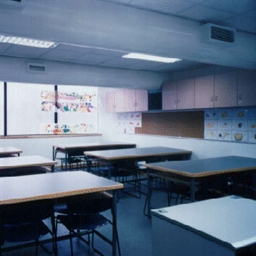
#> input picture Assignment03/test_cases_and_images/Dataset/0/10.png, 256 x 256 px, given in place of , which was not available
$ python 11395579.py
#> lines starting #> are read from the running program, lines starting #| are printed output that depends on the picture; pictures that were not available may be replaced by others from this repository, and a replacement may not be noted
"""
    Nome: Andre Guarnier De Mitri
    nUSP: 11395579
    Disciplina: SCC0251
    Ano: 2023-01
    Turma: 2023101
    Assignment 03: Image Descriptors
"""
import numpy as np
import imageio
from scipy.ndimage import convolve

def luminance(X):
    """
    Transforms a list of RGB images into a list of Gray-Scale images

    :param np.ndarray X: A list of images with RGB
    :return np.ndarray X_new: A list of images with in Gray Scale
    """
    X_new = [] # The new image list
    for image in X: # For each image of the X list
        image = np.array(image, copy=True).astype(float)
        new_img = np.zeros((image.shape[0], image.shape[1]))
        new_img = np.floor(0.299*image[:, :, 0]+ 0.587*image[:, :, 1] + 0.114*image[:, :, 2])
        X_new.append(new_img)
    return X_new

def HoG_descriptor(X):
    """
    Histogram of Oriented Gradients, this descriptor is a good way of capturing how
    the textures in an image are “arranged” by looking at the angle of the gradients.

    :param np.ndarray X: A list of images in Gray Scale
    :return np.ndarray dg: A list magnitutes accumulated in bins accoring to the gradient and the angle
    """
    Wsx = np.array([[-1,-2,-1],[0,0,0],[1,2,1]]) # Gradient in X
    Wsy = np.array([[-1,0,1],[-2,0,2],[-1,0,1]]) # Gradient in Y
    dg_list = [] # List of all dg calcultated from each image
    for image in X: # For each image of the X list
        image = np.array(image, copy=True).astype(float)
        gx = convolve(image, Wsx) # getting the gradient in x
        gy = convolve(image, Wsy) # getting the gradient in Y
        P, Q = gx.shape
        M = np.sqrt(gx**2 + gy**2)/(np.sqrt(gx**2 + gy**2).sum()) #Magnitute
        phi = np.ndarray([P, Q]) # Angle
        phi = np.arctan(gy/gx)
        phi = np.degrees(phi+(np.pi/2))
        phi_d = np.array(phi//20) # Creating the bins
        dg = np.zeros(9)
        for x in range(P):
            for y in range(Q):
                for i in range(9):
                    if(phi_d[x,y] == i):
                        dg[i] += M[x,y] # Accumulating in the bins
        dg_list.append(dg)
    return dg_list

def euclidian_distance_list(dg_list_X, dg_list_Xtest):
    """
    Calculates the Euclidian Distance for all the images in the list

    :param np.ndarray dg_list_X: A list of the Trainning images processed by the HoG Descriptor
    :param np.ndarray dg_list_Xtest: A list of the Testing images processed by the HoG Descriptor
    :return np.ndarray dg: A list of the euclidian distance between the Trainning and Testing images after being processed by the HoG Descriptor
    """
    list_size = len(dg_list_X)
    D_X_list = []
    D_dga_dgb = np.zeros(list_size)
    for dg_a in dg_list_Xtest:
        i = 0
        for dg_b in dg_list_X:
            D_dga_dgb[i] = np.sqrt(np.sum((dg_a-dg_b)**2)) # Gets distance between 2 images
            i = i+1
        D_X_list.append(D_dga_dgb)
        D_dga_dgb = np.zeros(list_size) # Resetting the matrix
    return D_X_list

def KNN(dg_list_X1, dg_list_X2, dg_list_Xtest, k=3):
    """
    Calculates the Nearest Neighboor between the Testing images and the Trainning images

    :param np.ndarray dg_list_X1: A list of the Trainning images  without humans processed by the HoG Descriptor
    :param np.ndarray dg_list_X2: A list of the Trainning images with humans processed by the HoG Descriptor
    :param np.ndarray dg_list_Xtest: A list of the Testing images processed by the HoG Descriptor
    :return np.ndarray dg: A list classifying the each Test image as 1 (has humans) or 0 (doesnt have humans)
    """

    # Euclidian distance between Train and Test
    D_X1_list = euclidian_distance_list(dg_list_X1, dg_list_Xtest)
    D_X2_list = euclidian_distance_list(dg_list_X2, dg_list_Xtest)

    # Nearest Neighboor
    vote_list = [] # A list for the final result
    d_x_size = len(D_X1_list)
    for i in range(d_x_size):
        smallest_X1 = sorted(D_X1_list[i])[:k-1] # k-1 Smallest values in X1
        smallest_X2 = sorted(D_X2_list[i])[:k-1] # k-1 Smallest values in X2
        minimum = sorted(smallest_X1 + smallest_X2)[:3] # Smallest value by a list composed of both X1 and X2
        votes = 0
        for x in range(k):
            for y in range(k-1):
                if (minimum[x] == smallest_X1[y]): # If it belongs to the X1 class, it gets a vote
                    votes +=1
        if (votes >= k-1):
            vote_list.append(0) # If most of the votes belong to the X1 class, the class is 0
        else:
            vote_list.append(1) # otherwise, it belongs with X2 and the class is 1
    return vote_list

if __name__ == '__main__':
    np.seterr(divide='ignore', invalid='ignore')
    X0 = [] # Images without humans
    X1 = [] # Images with humans
    Xtest = [] # Test images

    # Images directory (user INPUT)
    x0_dir = input().rstrip()
    x1_dir = input().rstrip()
    xtest_dir = input().rstrip()

    # Creating 3 lists, containing images
    for image in x0_dir.split(" "):
        X0.append(imageio.v3.imread(image))
    for image in x1_dir.split(" "):
        X1.append(imageio.v3.imread(image))
    for image in xtest_dir.split(" "):
        Xtest.append(imageio.v3.imread(image))

    # Transforming images to black&white using the Luminance technique
    X0_gray = luminance(X0)
#> the loop in luminance, `for image in X:` made 1 pass
#> pass 1, in luminance, `new_img = np.floor(0.299*image[:, :, 0]+ 0.587*image[:, :, 1] + 0.114*..`:
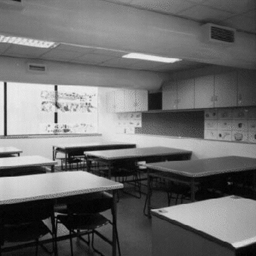
#> new_img: shape (256, 256) float64; min 0, max 244, mean 108.4
#> after the loop in luminance, `for image in X:`: X_new = 1 item
#> X0_gray = 1 item
    X1_gray = luminance(X1)
#> the loop in luminance (call 2), `for image in X:` made 1 pass
#> X1_gray = 1 item
    Xtest_gray = luminance(Xtest)
#> Xtest_gray = 1 item

    # Histogram of Oriented Gradients (HoG)
    X0_HoG = HoG_descriptor(X0_gray)
#> the loop in HoG_descriptor, `for image in X:` made 1 pass
#> (P, Q) on pass 1: (256, 256)
#> pass 1, in HoG_descriptor, `gx = convolve(image, Wsx)`:
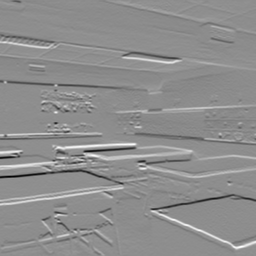
#> gx: shape (256, 256) float64; min -828, max 662, mean 2.3; drawn with min black and max white
#> pass 1, in HoG_descriptor, `gy = convolve(image, Wsy)`:
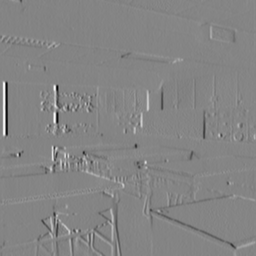
#> gy: shape (256, 256) float64; min -788, max 729, mean 1.8; drawn with min black and max white
#> pass 1, in HoG_descriptor, `M = np.sqrt(gx**2 + gy**2)/(np.sqrt(gx**2 + gy**2).sum())`:
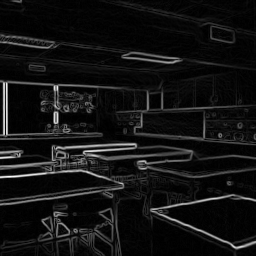
#> M: shape (256, 256) float64; min 0, max 0.000204, mean 1.53e-05; drawn with min black and max white
#> after the loop in HoG_descriptor, `for image in X:`: dg_list = [[0.0823, 0.0408, 0.0603, 0.15, 0.413, 0.112, 0.0392, 0.0309, 0.0684]]
#> X0_HoG has the same summary as dg_list in HoG_descriptor
    X1_HoG = HoG_descriptor(X1_gray)
#> the loop in HoG_descriptor (call 2), `for image in X:` made 1 pass
#> pass 1, in HoG_descriptor (call 2), `phi = np.ndarray([P, Q])`:
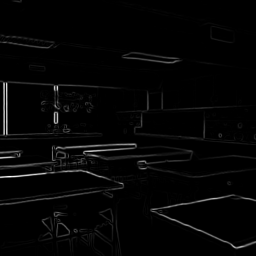
#> phi: shape (256, 256) float64; min 0, max 686260, mean 14434.2; drawn with min black and max white
#> pass 1, in HoG_descriptor (call 2), `phi = np.arctan(gy/gx)`:
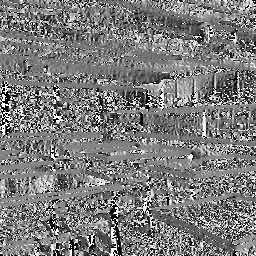
#> phi: shape (256, 256) float64; 0.24% of the values are NaN or infinite; the others: min -1.57, max 1.57, mean -0.0407; drawn with min black, max white, NaN and infinite black
#> pass 1, in HoG_descriptor (call 2), `phi_d = np.array(phi//20)`:
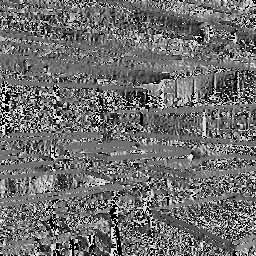
#> phi_d: shape (256, 256) float64; 0.24% of the values are NaN or infinite; the others: min 0, max 9, mean 3.89; drawn with min black, max white, NaN and infinite black
#> X1_HoG has the same summary as dg_list in HoG_descriptor
    Xtest_HoG = HoG_descriptor(Xtest_gray)
#> Xtest_HoG has the same summary as dg_list in HoG_descriptor

    # Output
    print(*KNN(X0_HoG, X1_HoG, Xtest_HoG, 3))
#> in euclidian_distance_list, `list_size = len(dg_list_X)`: list_size = 1
#> the loop in euclidian_distance_list, `for dg_a in dg_list_Xtest:` made 1 pass
#> D_dga_dgb on pass 1: [0]
#> after the loop in euclidian_distance_list, `for dg_a in dg_list_Xtest:`: D_X_list = [[0]]
#> the loop in euclidian_distance_list (call 2), `for dg_a in dg_list_Xtest:` made 1 pass
#> in KNN, `d_x_size = len(D_X1_list)`: d_x_size = 1
#> the loop in KNN, `for i in range(d_x_size):` made 1 pass
#> after the loop in KNN, `for i in range(d_x_size):`: vote_list = []
#> (the run stopped early here; a loop or call above may not have finished)

$ run again, on Assignment03/test_cases_and_images/Dataset/0/11.png
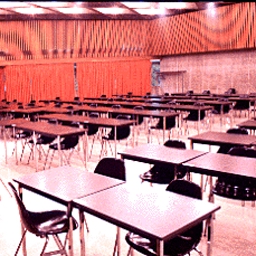
#> input picture Assignment03/test_cases_and_images/Dataset/0/11.png, 256 x 256 px, given in place of , which was not available
#> the loop in luminance, `for image in X:` made 1 pass
#> after the loop in luminance, `for image in X:`: X_new = 1 item
#> the loop in luminance (call 2), `for image in X:` made 1 pass
#> the loop in HoG_descriptor, `for image in X:` made 1 pass
#> (P, Q) on pass 1: (256, 256)
#> pass 1, in HoG_descriptor, `M = np.sqrt(gx**2 + gy**2)/(np.sqrt(gx**2 + gy**2).sum())`:
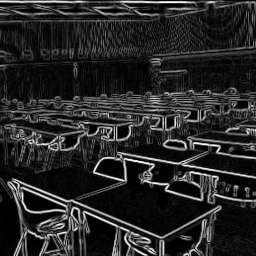
#> M: shape (256, 256) float64; min 0, max 9.78e-05, mean 1.53e-05; drawn with min black and max white
#> after the loop in HoG_descriptor, `for image in X:`: dg_list = [[0.12, 0.0614, 0.0532, 0.162, 0.263, 0.0979, 0.0565, 0.0641, 0.121]]
#> X0_HoG has the same summary as dg_list in HoG_descriptor
#> the loop in HoG_descriptor (call 2), `for image in X:` made 1 pass
#> pass 1, in HoG_descriptor (call 2), `phi_d = np.array(phi//20)`:
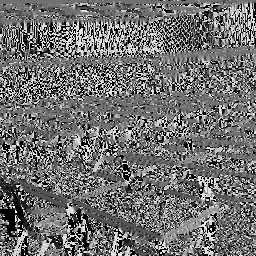
#> phi_d: shape (256, 256) float64; 0.7% of the values are NaN or infinite; the others: min 0, max 9, mean 3.97; drawn with min black, max white, NaN and infinite black
#> X1_HoG has the same summary as dg_list in HoG_descriptor
#> Xtest_HoG has the same summary as dg_list in HoG_descriptor
#> list_size = 1
#> the loop in euclidian_distance_list, `for dg_a in dg_list_Xtest:` made 1 pass
#> D_dga_dgb on pass 1: [0]
#> after the loop in euclidian_distance_list, `for dg_a in dg_list_Xtest:`: D_X_list = [[0]]
#> the loop in euclidian_distance_list (call 2), `for dg_a in dg_list_Xtest:` made 1 pass
#> d_x_size = 1
#> the loop in KNN, `for i in range(d_x_size):` made 1 pass
#> after the loop in KNN, `for i in range(d_x_size):`: vote_list = []

$ run again, on Assignment03/test_cases_and_images/Dataset/0/12.png
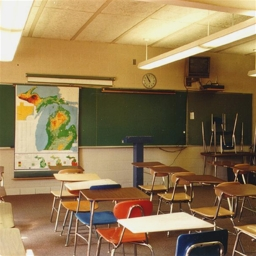
#> input picture Assignment03/test_cases_and_images/Dataset/0/12.png, 256 x 256 px, given in place of , which was not available
#> the loop in luminance, `for image in X:` made 1 pass
#> after the loop in luminance, `for image in X:`: X_new = 1 item
#> the loop in luminance (call 2), `for image in X:` made 1 pass
#> the loop in HoG_descriptor, `for image in X:` made 1 pass
#> (P, Q) on pass 1: (256, 256)
#> pass 1, in HoG_descriptor, `M = np.sqrt(gx**2 + gy**2)/(np.sqrt(gx**2 + gy**2).sum())`:
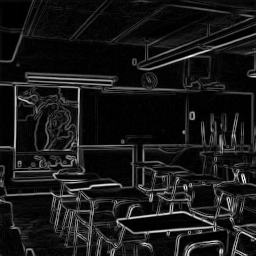
#> M: shape (256, 256) float64; min 0, max 0.000159, mean 1.53e-05; drawn with min black and max white
#> after the loop in HoG_descriptor, `for image in X:`: dg_list = [[0.102, 0.0447, 0.0535, 0.0935, 0.313, 0.119, 0.0569, 0.0585, 0.155]]
#> X0_HoG has the same summary as dg_list in HoG_descriptor
#> the loop in HoG_descriptor (call 2), `for image in X:` made 1 pass
#> pass 1, in HoG_descriptor (call 2), `phi_d = np.array(phi//20)`:
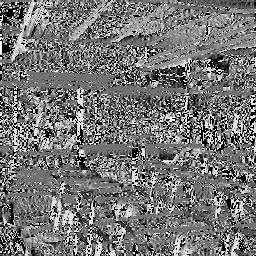
#> phi_d: shape (256, 256) float64; 0.7% of the values are NaN or infinite; the others: min 0, max 9, mean 4.16; drawn with min black, max white, NaN and infinite black
#> X1_HoG has the same summary as dg_list in HoG_descriptor
#> Xtest_HoG has the same summary as dg_list in HoG_descriptor
#> list_size = 1
#> the loop in euclidian_distance_list, `for dg_a in dg_list_Xtest:` made 1 pass
#> D_dga_dgb on pass 1: [0]
#> after the loop in euclidian_distance_list, `for dg_a in dg_list_Xtest:`: D_X_list = [[0]]
#> the loop in euclidian_distance_list (call 2), `for dg_a in dg_list_Xtest:` made 1 pass
#> d_x_size = 1
#> the loop in KNN, `for i in range(d_x_size):` made 1 pass
#> after the loop in KNN, `for i in range(d_x_size):`: vote_list = []
